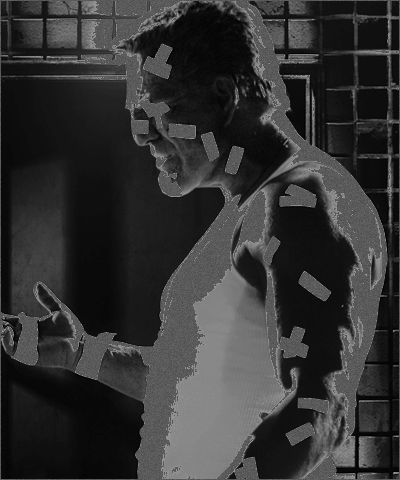
%> input picture SC.png, 400 x 480 px
$ octave Task2.m   (GNU Octave 9; MATLAB toolbox functions it lacks are replaced by stand-ins)
%> lines starting %> are read from the running program, lines starting %| are printed output that depends on the picture
% MATLAB script for Assessment Item-1
% Task-2
clear; close all; clc;

%read in input image
I = imread('SC.png');
%> I is the input picture: size 480x400 uint8; min 0, max 150, mean 51.8

[row,col]= size(I);
%> row = 480; col = 400
newI = I;

%values to be used within for loops below.
A = 80;
B = 100;
C = 220;
% for every pixel in input image, if value is between 80-100 then change to value 220.
% use variables set above
for x=1:row
    for y=1:col
        %original pixel values
        pixel = I(x,y);
        % if pixel value is between A(80) and B(100) then change to C(220)
       if pixel >= A && pixel <= B
           newPixel= C;
       % if not, keep all other pixel values the same.
       else
           newPixel = pixel;
       end
       % then assign new values to new image.
       newI(x,y) = newPixel;

    end
end
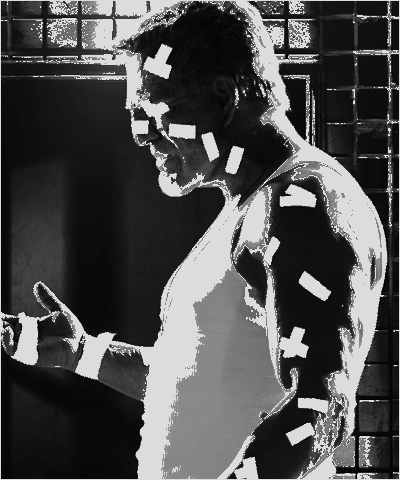
%> newI: size 480x400 uint8; min 0, max 220, mean 78.3
%> after the loop, newPixel = 220
% crop image around face area.
cropped = imcrop(I,[75 68 130 112]);
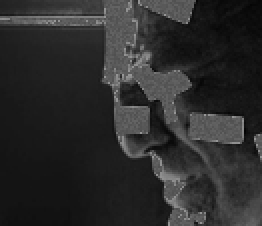
%> cropped: size 113x131 uint8 (shown 2 times larger); min 2, max 150, mean 43.7
new_cropped = imcrop(newI,[75 68 130 112]);
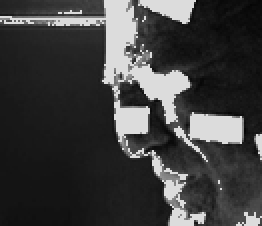
%> new_cropped: size 113x131 uint8 (shown 2 times larger); min 2, max 220, mean 63

% display input, and new image.
figure, imshow(I), title('Imput Image');
figure, imshow(newI), title('Pixels Changed')

figure, imshow(cropped), title('Original Crop')
figure, imshow(new_cropped), title('Cropped image');

% display histomgrams to show pixel values have changed.
figure, histogram(I),title('Graph A')
%> after `title('Graph A')`:
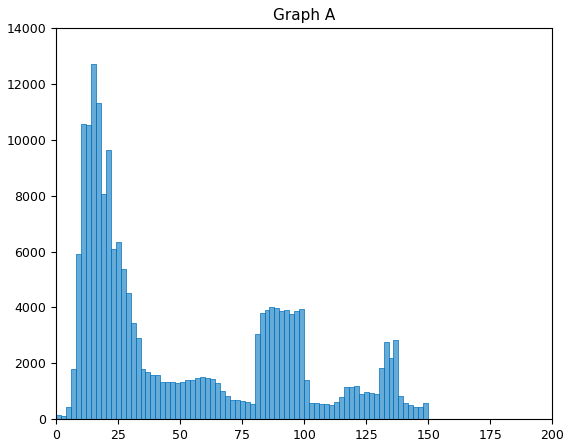
%> figure redrawn from the program's plot data; tallest bar 12703 high, from x = 14 to 16
figure, histogram(newI), title('Graph B');
%> after `title('Graph B')`:
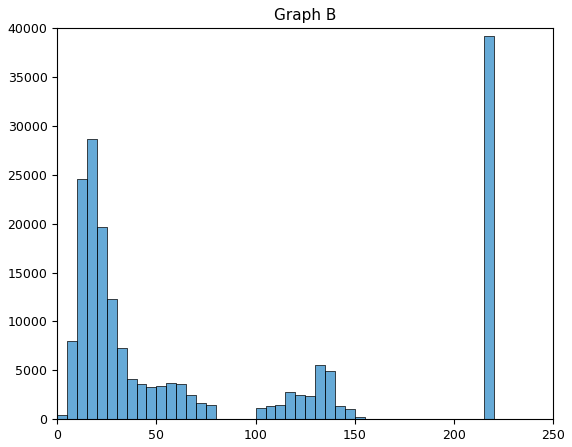
%> figure redrawn from the program's plot data; tallest bar 39213 high, from x = 215 to 220

$ run again, with Noisy.png copied over SC.png
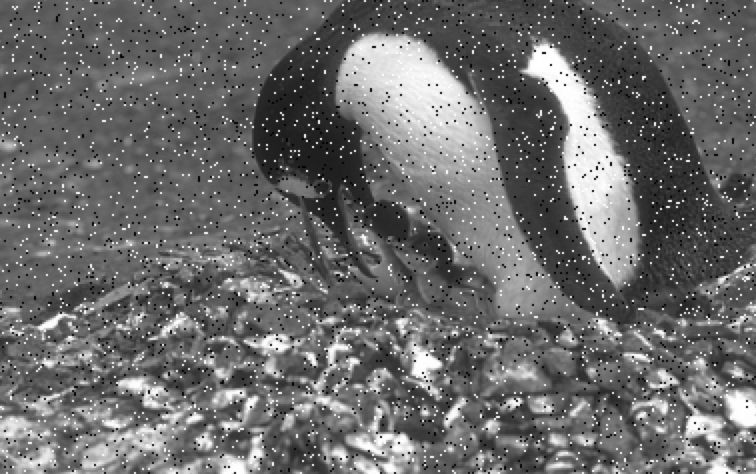
%> input picture Noisy.png, 756 x 474 px
%> I is the input picture: size 474x756x3 uint8; min 1, max 255, mean 107.4
%> after the loop `for x=1:row`:
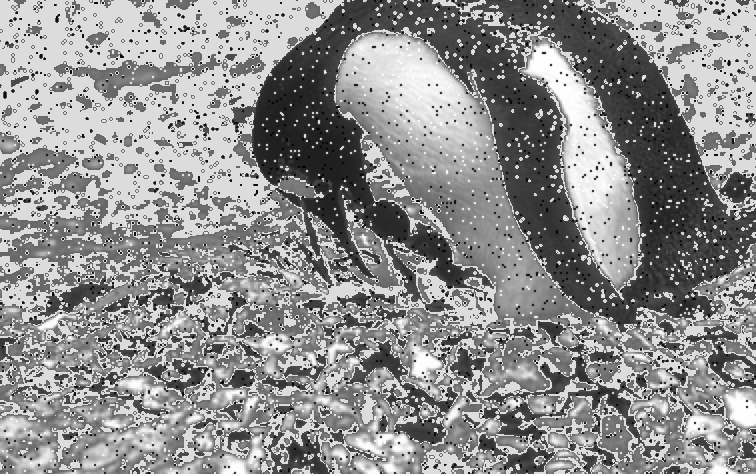
%> newI: size 474x756x3 uint8; min 1, max 255, mean 143.7
%> after the loop `for x=1:row`: newPixel = 168
%> `title('Graph B')`:
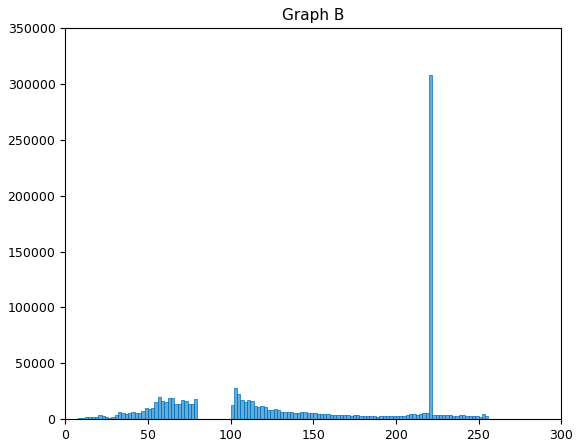
%> figure redrawn from the program's plot data; tallest bar 307662 high, from x = 220 to 222
